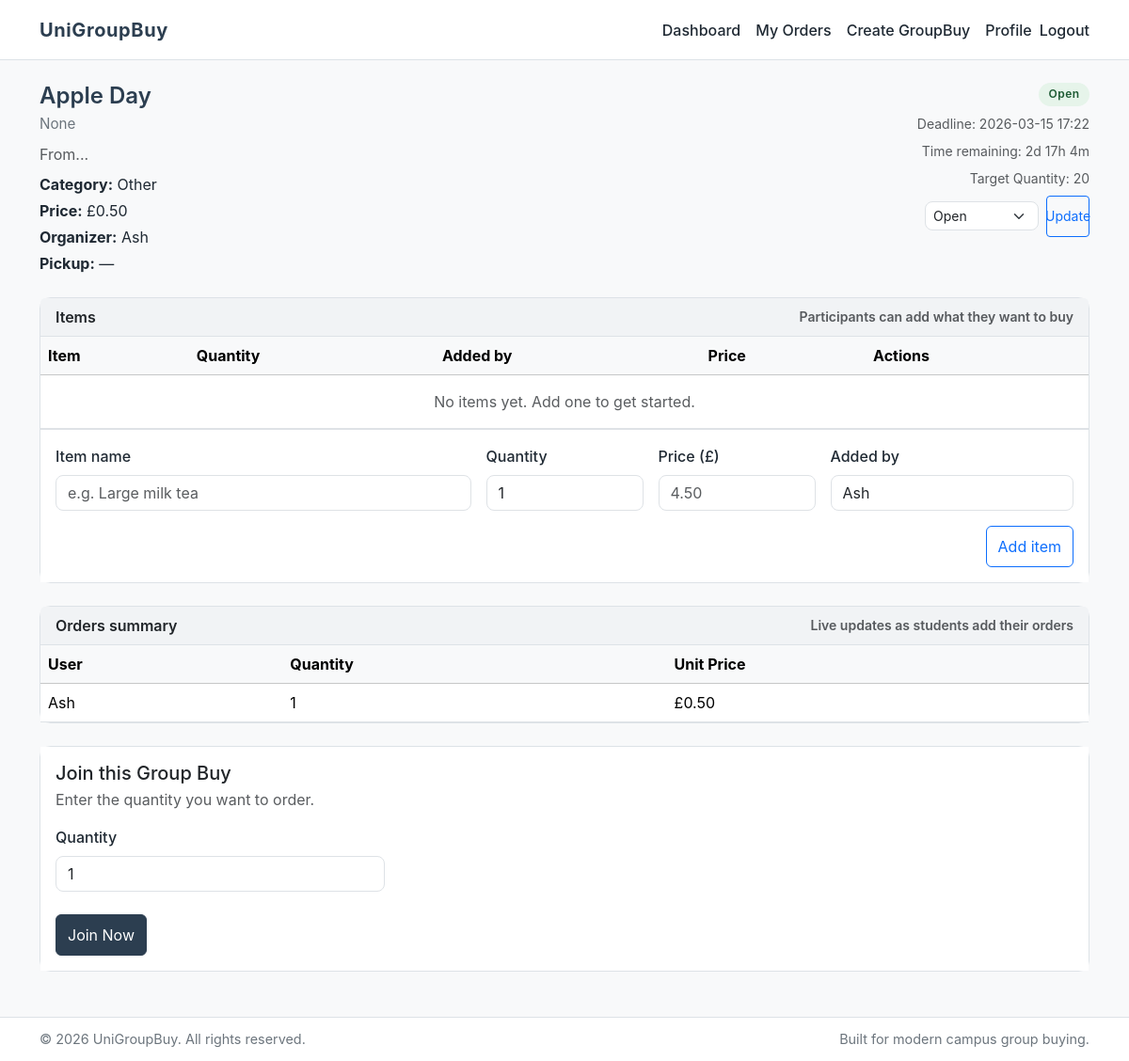
The page /groupbuy/4/ (signed in) on the database its author committed.
### groupbuy/models.py (models this page shows, shortened)
class GroupBuy(models.Model):
    CATEGORY_FOOD = "Food"
    CATEGORY_GROCERY = "Grocery"
    CATEGORY_STATIONERY = "Stationery"
    CATEGORY_OTHER = "Other"
    CATEGORY_CHOICES = [
        (CATEGORY_FOOD, "Food"),
        (CATEGORY_GROCERY, "Grocery"),
        (CATEGORY_STATIONERY, "Stationery"),
        (CATEGORY_OTHER, "Other"),
    ]
    STATUS_OPEN = "open"
    STATUS_ORDERED = "ordered"
    STATUS_CLOSED = "closed"
    STATUS_CHOICES = [
        (STATUS_OPEN, "Open"),
        (STATUS_ORDERED, "Ordered"),
        (STATUS_CLOSED, "Closed"),
    ]
    title = models.CharField(max_length=200)
    store_name = models.CharField(max_length=200, blank=True, null=True)
    category = models.CharField(max_length=20, choices=CATEGORY_CHOICES, blank=True, null=True)
    deadline = models.DateTimeField(blank=True, null=True)
    pickup_instructions = models.TextField(blank=True, null=True)
    description = models.TextField(blank=True, null=True)
    price = models.DecimalField(max_digits=8, decimal_places=2)
    target_quantity = models.IntegerField()
    status = models.CharField(max_length=20, choices=STATUS_CHOICES, default=STATUS_OPEN)
    created_by = models.ForeignKey(User, on_delete=models.CASCADE)
    created_at = models.DateTimeField(auto_now_add=True)

class Order(models.Model):
    user = models.ForeignKey(User, on_delete=models.CASCADE)
    groupbuy = models.ForeignKey(GroupBuy, on_delete=models.CASCADE)
    quantity = models.IntegerField()
    created_at = models.DateTimeField(auto_now_add=True)
    class Meta:
        constraints = [
            models.UniqueConstraint(
                fields=["user", "groupbuy"],
                name="uniq_order_user_groupbuy",
            ),
        ]

### mysite/views.py (the view)
# urls.py: path('groupbuy/<int:groupbuy_id>/', views.groupbuy_detail, name="groupbuy_detail"),
@login_required
def groupbuy_detail(request, groupbuy_id):
    groupbuy = get_object_or_404(GroupBuy, id=groupbuy_id)
    orders = Order.objects.filter(groupbuy=groupbuy).select_related("user")
    items = GroupBuyItem.objects.filter(groupbuy=groupbuy).select_related("added_by").order_by("-created_at")
    return render(request, "detail.html", {
        "groupbuy": groupbuy,
        "orders": orders,
        "items": items,
    })

### templates/detail.html (shortened to what this page needs)
{% extends "base.html" %}
{% block content %}
<section class="mb-4">
    <div class="d-flex flex-column flex-lg-row justify-content-between align-items-start gap-3">
        <div>
            <h1 class="page-header-title mb-1">{{ groupbuy.title }}</h1>
            <p class="page-header-subtitle mb-2">{{ groupbuy.store_name }}</p>
            {% if groupbuy.description %}
            <p class="text-muted mb-2">{{ groupbuy.description }}</p>
            {% endif %}
            <p class="mb-1"><strong>Category:</strong> {{ groupbuy.category|default:"Other" }}</p>
            <p class="mb-1"><strong>Price:</strong> £{{ groupbuy.price }}</p>
            <p class="mb-1"><strong>Organizer:</strong> {{ groupbuy.created_by.username }}</p>
            <p class="mb-0"><strong>Pickup:</strong> {{ groupbuy.pickup_instructions|default:"—" }}</p>
        </div>
        <div class="d-flex flex-column align-items-start align-items-lg-end gap-2">
            <span class="status-badge status-{{ groupbuy.status|default:'open' }}">
                {{ groupbuy.get_status_display|default:"Open" }}
            </span>
            {% if groupbuy.deadline %}
            <p class="small text-muted mb-0">Deadline: {{ groupbuy.deadline|date:"Y-m-d H:i" }}</p>
            <p id="groupbuy-countdown" class="small text-muted mb-0" data-deadline="{{ groupbuy.deadline|date:'c' }}"></p>
            {% endif %}
            <p class="small text-muted mb-0">Target Quantity: {{ groupbuy.target_quantity }}</p>
            {% if groupbuy.created_by == request.user %}
            <form method="post" action="{% url 'update_groupbuy_status' groupbuy.id %}" class="d-flex align-items-center gap-2">
                <select id="id_status" name="status" class="form-select form-select-sm" aria-label="Update group buy status">
                    <option value="open" {% if groupbuy.status == "open" %}selected{% endif %}>Open</option>
                </select>
                <button type="submit" class="btn btn-sm btn-outline-primary">Update</button>
            </form>
            {% endif %}
        </div>
    </div>
</section>
<section class="mb-4" aria-label="Items in this group buy">
    <div class="card">
        <div class="card-header d-flex justify-content-between align-items-center">
            <span>Items</span>
            <span class="text-muted small">Participants can add what they want to buy</span>
        </div>
        <div class="card-body p-0">
            <div class="table-responsive">
                <table class="table align-middle mb-0">
                    <thead class="table-light">
                        <tr>
                            <th scope="col">Item</th>
                            <th scope="col">Quantity</th>
                            <th scope="col">Added by</th>
                            <th scope="col">Price</th>
                            <th scope="col">Actions</th>
                        </tr>
                    </thead>
                    <tbody class="js-items-tbody">
                        {% for item in items %}
                        <tr>
                            <td>{{ item.item_name }}</td>
                            <td>{{ item.quantity }}</td>
                            <td>{{ item.added_by.username }}</td>
                            <td>£{{ item.price }}</td>
                            <td class="text-end">
                                {% if item.added_by == request.user or groupbuy.created_by == request.user %}
                                <form method="post" action="{% url 'delete_groupbuy_item' groupbuy.id item.id %}" class="d-inline js-delete-item-form">
                                    {% csrf_token %}
                                    <button type="submit" class="btn btn-sm btn-outline-danger">Remove</button>
                                </form>
                                {% else %}
                                <span class="text-muted">—</span>
                                {% endif %}
                            </td>
                        </tr>
                        {% empty %}
                        <tr>
                            <td colspan="5" class="text-center text-muted py-3">No items yet. Add one to get started.</td>
                        </tr>
                        {% endfor %}
                    </tbody>
                </table>
            </div>
        </div>
        <div class="card-body border-top">
            <form class="row g-3 js-add-item-form" method="post" action="{% url 'add_groupbuy_item' groupbuy.id %}" novalidate>
                <div class="col-12 col-md-5">
                    <label for="id_item_name" class="form-label">Item name</label>
                    <input type="text" class="form-control" id="id_item_name" name="item_name" required placeholder="e.g. Large milk tea" {% if groupbuy.status != "open" %}disabled{% endif %} />
                </div>
                <div class="col-6 col-md-2">
                    <label for="id_quantity" class="form-label">Quantity</label>
                    <input type="number" class="form-control" id="id_quantity" name="quantity" required min="1" step="1" value="1" {% if groupbuy.status != "open" %}disabled{% endif %} />
                </div>
                <div class="col-6 col-md-2">
                    <label for="id_price" class="form-label">Price (£)</label>
                    <input type="number" class="form-control" id="id_price" name="price" required min="0.01" step="0.01" placeholder="4.50" {% if groupbuy.status != "open" %}disabled{% endif %} />
                </div>
                <div class="col-12 col-md-3">
                    <label for="id_added_by" class="form-label">Added by</label>
                    <input type="text" class="form-control" id="id_added_by" name="added_by" value="{{ request.user.username }}" readonly />
                </div>
                <div class="col-12 d-flex justify-content-end">
                    <button type="submit" class="btn btn-outline-primary" {% if groupbuy.status != "open" %}disabled{% endif %}>Add item</button>
                </div>
            </form>
        </div>
    </div>
</section>
<section class="mb-4" aria-label="Summary of items in this group buy">
    <div class="card">
        <div class="card-header d-flex justify-content-between align-items-center">
            <span>Orders summary</span>
            <span class="text-muted small">Live updates as students add their orders</span>
        </div>
        <div class="card-body p-0">
            <div class="table-responsive">
                <table class="table align-middle mb-0">
                    <thead class="table-light">
                        <tr>
                            <th scope="col">User</th>
                            <th scope="col">Quantity</th>
                            <th scope="col">Unit Price</th>
                        </tr>
                    </thead>
                    <tbody>
                        {% for order in orders %}
                        <tr>
                            <td>{{ order.user.username }}</td>
                            <td>{{ order.quantity }}</td>
                            <td>£{{ groupbuy.price }}</td>
                        </tr>
                        {% empty %}
                        <tr>
                            <td colspan="3" class="text-center text-muted py-3">No one has joined yet. Be the first!</td>
                        </tr>
                        {% endfor %}
                    </tbody>
                </table>
            </div>
        </div>
    </div>
</section>
<section class="mb-4" aria-label="Add your own item to this group buy">
    <div class="card">
        <div class="card-body">
            <div class="mb-3">
                <h2 class="h5 mb-1">Join this Group Buy</h2>
                <p class="text-muted mb-0">Enter the quantity you want to order.</p>
            </div>
            <form class="row g-3" method="post" action="{% url 'join_groupbuy' groupbuy.id %}">
                <div class="col-12 col-md-4">
                    <label for="id_join_quantity" class="form-label">Quantity</label>
                    <input type="number" class="form-control" id="id_join_quantity" name="quantity" required min="1" step="1" value="1" {% if groupbuy.status != "open" %}disabled{% endif %} />
                </div>
                <div class="col-12 d-flex pt-2">
                    <button type="submit" class="btn btn-primary" {% if groupbuy.status != "open" %}disabled{% endif %}>Join Now</button>
                </div>
            </form>
        </div>
    </div>
</section>
{% endblock %}

### static/css/style.css (style rules this page uses)
:root { --color-primary: #2c3e50; --color-accent: #3498db; --color-background: #f8f9fa; --color-surface: #ffffff; --color-border-subtle: #dde2e7; --color-text-main: #1f2933; --color-text-muted: #6c757d; --color-focus-ring: #1d72f3; --app-footer-height: 64px; }
*, *::before, *::after { box-sizing: border-box; }
html { scroll-behavior: smooth; }
body { margin: 0; min-height: 100vh; padding-bottom: var(--app-footer-height); font-family: "Inter", -apple-system, BlinkMacSystemFont, "Segoe UI", system-ui, sans-serif; background-color: var(--color-background); color: var(--color-text-main); text-rendering: optimizeLegibility; -webkit-font-smoothing: antialiased; }
.btn-primary { background-color: var(--color-primary); border-color: var(--color-primary); }
.btn { min-height: 44px; min-width: 44px; display: inline-flex; align-items: center; justify-content: center; }
.page-header-title { font-size: 1.5rem; font-weight: 600; color: var(--color-primary); }
.page-header-subtitle { font-size: 0.95rem; color: var(--color-text-muted); }
.card { border-radius: 0.75rem; border-color: var(--color-border-subtle); transition: box-shadow 0.18s ease, transform 0.18s ease, border-color 0.18s ease; }
.card-header { background-color: #f1f3f5; border-bottom-color: var(--color-border-subtle); font-weight: 600; }
.card-body { background-color: var(--color-surface); }
.status-badge { display: inline-flex; align-items: center; padding: 0.2rem 0.65rem; border-radius: 999px; font-size: 0.75rem; font-weight: 600; letter-spacing: 0.04em; }
.status-open { background-color: #e6f4ea; color: #1e5b34; }
.form-label { font-weight: 500; color: var(--color-text-main); }
.form-control, .form-select { border-radius: 0.5rem; }

### rows shown on the page
GroupBuy: title "Apple Day", store_name "None", description "From...", category "Other", price "0.50", created_by.username "Ash", pickup_instructions "—", status "Open", deadline "2026-03-15 17:22", target_quantity "20", quantity "1"
Order: user.username "Ash", quantity "1"
